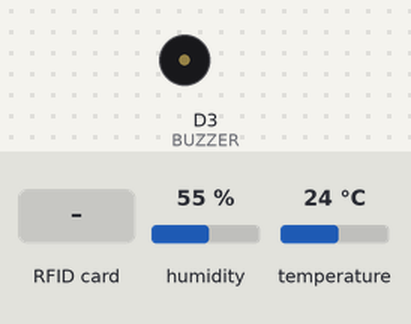
Simulated run of this sketch. Board: ESP8266 (NodeMCU). Shown: buzzer (waves = sounding, pin HIGH). The inputs (shaded band) are chosen by the test bench; at power-on: humidity 55 %, temperature 24 °C. WiFi joins after 1.5 s; servers stay silent unless stated; uploads are accepted with an empty reply; what the sketch prints to the serial monitor is not drawn.

Above: at 3.0 s.
3.1 s: RFID card 12 34 56 78 held to the reader
At 3.22 s:
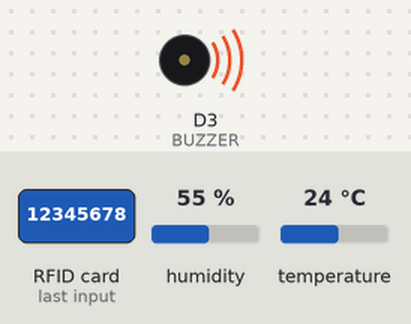
5.2 s: RFID card 51 05 03 07 held to the reader
At 5.32 s:
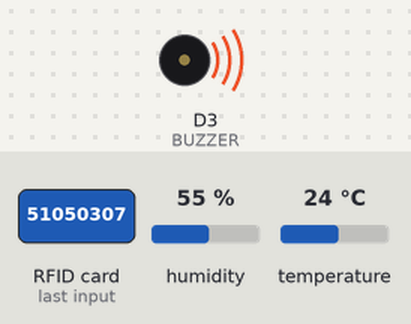
6.9 s: RFID card F9 E5 9F 94 held to the reader
At 7.8 s:
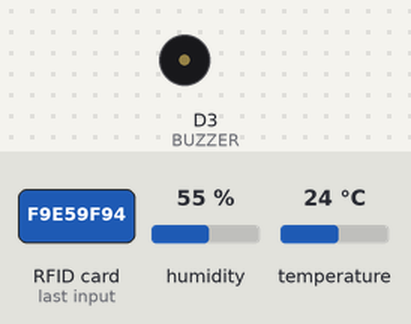
Timing chart, 0 to 9.9 s (numbered marks = the images above; inputs shaded):
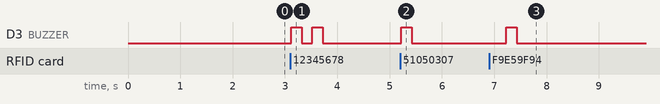

The sketch:

Student_Attendance.ino
```cpp
/****************************************
 * IoT Smart Classroom - Attendance System
 * NodeMCU + RFID + DHT11 + Buzzer
 * Blynk + Google Sheets + Notifications
 ****************************************/

#define BLYNK_TEMPLATE_ID   "TMPL6r2sKLuK4"
#define BLYNK_TEMPLATE_NAME "Attendance"
#define BLYNK_AUTH_TOKEN    "ALRBDASF8LDaTua2USUotwZfrXOn0Aa6"

#include <ESP8266WiFi.h>
#include <BlynkSimpleEsp8266.h>
#include <SPI.h>
#include <MFRC522.h>
#include <ESP8266HTTPClient.h>
#include <WiFiClientSecure.h>
#include <DHT.h>

// WiFi
char ssid[] = "suniarboy";
char pass[] = "12345678";

// Google Sheet URL
String googleScriptUrl =
"https://script.google.com/macros/s/AKfycbx7sFqVo6rapERVsYwC5wt6OHjsMGA6rDOYJFa2LSGKSCKLxd2BFy8kLiJlLYPRdjZo/exec";

// RFID
#define SS_PIN  D1
#define RST_PIN D2
MFRC522 mfrc522(SS_PIN, RST_PIN);

// DHT11
#define DHTPIN D4
#define DHTTYPE DHT11
DHT dht(DHTPIN, DHTTYPE);

// Buzzer
#define BUZZER D3

// Blynk Pins
#define VP_RFID_UID      V0
#define VP_RFID_STATUS   V1
#define VP_PERSON_NAME   V2
#define VP_TEMPERATURE   V3
#define VP_HUMIDITY      V4
#define VP_STUDENT_COUNT V5

// Alerts
float TEMP_LIMIT = 35;
float HUM_LIMIT  = 70;

int studentCount = 0;

unsigned long lastCardTime = 0;
const unsigned long cardCooldown = 2000;

unsigned long lastSensorRead = 0;
const unsigned long sensorInterval = 5000;

// Authorized Cards
struct AuthorizedCard {
  String uid;
  String name;
};

AuthorizedCard authorizedCards[] = {
  {"51 05 03 07", "White Card"},
  {"F9 E5 9F 94", "Shingara Singh"},
  {"39 4A A6 94", "Balram"}
};

int numCards = sizeof(authorizedCards) / sizeof(authorizedCards[0]);

//------------------------------------------------
// Buzzer

void beepOnce() {
  digitalWrite(BUZZER, HIGH);
  delay(200);
  digitalWrite(BUZZER, LOW);
}

void beepTwice() {
  for(int i=0;i<2;i++) {
    digitalWrite(BUZZER, HIGH);
    delay(200);
    digitalWrite(BUZZER, LOW);
    delay(200);
  }
}

//------------------------------------------------

void setup() {

  Serial.begin(9600);

  pinMode(BUZZER, OUTPUT);
  digitalWrite(BUZZER, LOW);

  WiFi.begin(ssid, pass);

  Serial.print("Connecting WiFi");

  while (WiFi.status() != WL_CONNECTED) {
    delay(500);
    Serial.print(".");
  }

  Serial.println("\nWiFi Connected");

  Blynk.config(BLYNK_AUTH_TOKEN);
  Blynk.connect();

  SPI.begin();
  mfrc522.PCD_Init();

  dht.begin();

  Serial.println("Smart Classroom Ready");
  Serial.println("Tap RFID Card");
}

//------------------------------------------------

void loop() {

  Blynk.run();
  readRFID();
  readDHT11();

}

//------------------------------------------------
// DHT11 Sensor

void readDHT11() {

  if (millis() - lastSensorRead < sensorInterval) return;
  lastSensorRead = millis();

  float temp = dht.readTemperature();
  float hum  = dht.readHumidity();

  if (isnan(temp) || isnan(hum)) {
    Serial.println("DHT Error");
    return;
  }

  Serial.print("Temp: ");
  Serial.print(temp);
  Serial.print("C  Humidity: ");
  Serial.println(hum);

  Blynk.virtualWrite(VP_TEMPERATURE, temp);
  Blynk.virtualWrite(VP_HUMIDITY, hum);

  // Alerts
  if(temp > TEMP_LIMIT) {
    Blynk.logEvent("high_temp", "Temperature above limit!");
  }

  if(hum > HUM_LIMIT) {
    Blynk.logEvent("high_humidity", "Humidity above limit!");
  }
}

//------------------------------------------------
// Google Sheets

void sendToGoogleSheets(String uid, String name, String status) {

  if (WiFi.status() != WL_CONNECTED) return;

  WiFiClientSecure client;
  client.setInsecure();

  HTTPClient https;

  https.begin(client, googleScriptUrl);
  https.addHeader("Content-Type", "application/json");

  String payload =
  "{\"uid\":\"" + uid +
  "\",\"name\":\"" + name +
  "\",\"status\":\"" + status + "\"}";

  int httpCode = https.POST(payload);

  if (httpCode > 0) {

    String response = https.getString();

    Serial.print("Google Sheets Response: ");
    Serial.println(response);

  }

  https.end();
}

//------------------------------------------------
// RFID Reader

void readRFID() {

  if (millis() - lastCardTime < cardCooldown) return;

  if (!mfrc522.PICC_IsNewCardPresent()) return;
  if (!mfrc522.PICC_ReadCardSerial()) return;

  lastCardTime = millis();

  String cardUID = "";

  for (byte i = 0; i < mfrc522.uid.size; i++) {

    if (mfrc522.uid.uidByte[i] < 0x10) cardUID += "0";

    cardUID += String(mfrc522.uid.uidByte[i], HEX);

    if (i < mfrc522.uid.size - 1) cardUID += " ";
  }

  cardUID.toUpperCase();

  Serial.print("Card UID: ");
  Serial.println(cardUID);

  Blynk.virtualWrite(VP_RFID_UID, cardUID);

  bool authorized = false;
  String personName = "";

  for (int i = 0; i < numCards; i++) {

    if (cardUID == authorizedCards[i].uid) {
      authorized = true;
      personName = authorizedCards[i].name;
      break;
    }
  }

  //------------------------------------------------

  if (authorized) {

    beepOnce();

    studentCount++;
    Blynk.virtualWrite(VP_STUDENT_COUNT, studentCount);

    Serial.println("Access GRANTED");

    Blynk.virtualWrite(VP_RFID_STATUS, "Access Granted");
    Blynk.virtualWrite(VP_PERSON_NAME, personName);

    // Notification
    Blynk.logEvent("attendance_log", personName + " entered classroom");

    sendToGoogleSheets(cardUID, personName, "Present");

  }

  else {

    beepTwice();

    Serial.println("Access DENIED");

    Blynk.virtualWrite(VP_RFID_STATUS, "Access Denied");
    Blynk.virtualWrite(VP_PERSON_NAME, "Unknown");

    // Alert
    Blynk.logEvent("invalid_card", "Unauthorized card scanned!");

    sendToGoogleSheets(cardUID, "Unknown", "Unauthorized");

  }

  mfrc522.PICC_HaltA();
}
```

Measured:
- after the input at 3.1 s, D3 (BUZZER): alternates HIGH for 0.20 s and LOW for 0.20 s, 4 changes in all, then stays LOW, starting at once
- after the input at 5.2 s, D3 (BUZZER): LOW → HIGH at once, → LOW 0.20 s later
- after the input at 6.9 s, D3 (BUZZER): LOW → HIGH after 0.33 s, → LOW 0.20 s later
